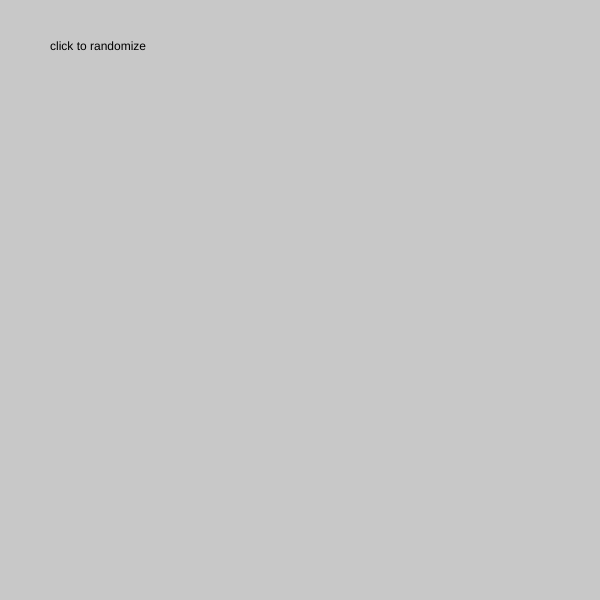
Frame 1 (no input)
Frame 60 (no input): identical to frame 1, image omitted
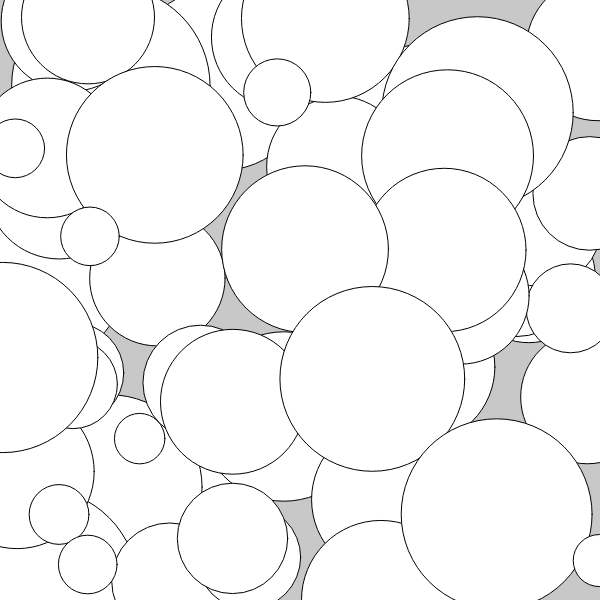
Frame 120 (the mouse pressed at the canvas centre since frame 60)

The p5.js sketch that drew these frames (run headless with seeded random() and noise() and a simulated clock; from frame 60 on, the mouse is pressed at the canvas centre):

// p5.js sketch
// ── sketch.js
let dogs = [{
  name: "dillion",
  color: "red"
}, {
  name: "ziggy",
  color: "blue"
}, {
  name: "mercedes",
  color: "green"
}, {
  name: "jorge",
  color: "yellow"
}, {
  name: "zay",
  color: "black"
}, {
  name: "jay",
  color: "white"
}];

let randomIndex;
let counter = 0;
let animating = false;

function setup() {
  createCanvas(600, 600);
  background(200);
  text("click to randomize", 50, 50);
  // setTimeout(changeBackground,1000);


}

function draw() {
  if (animating == true) {
    ellipse(random(width), random(height), random(50, 200));
  }
}
// function changeBackground(){
//   if (counter <= 5){
//   counter++;
// background(randome(2550),random(255),randome(255));
// setTimeout(changeBackground,1000);
// } else {
//
//   }
// }

function randomizer() {
  animating = false;
  if (dogs[0]) {
    background(random(200, 255));
    randomIndex = int(random(dogs.length));
    text(dogs[randomIndex].name + "'s favorite color is " +dogs[randomIndex].color, 50, 50);
    dogs.splice(randomIndex, 1);
  } else {
    background(random(200, 255));
    text("nothing is left!",50,50);
    }
  }

  function mousePressed() {
    animating = true;
    setTimeout(randomizer, 2000);

  }
